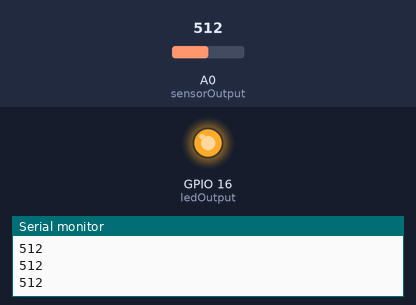
A sketch run on a simulated ESP8266 (NodeMCU). Shown: output pins drawn as LEDs (lit = HIGH), the last lines printed to the serial monitor. Inputs (shaded band) come from the test bench; at power-on: A0 (sensorOutput) = 512.

Above: at 1.4 s.
1.5 s: A0 (sensorOutput) set to 21
3.1 s: A0 (sensorOutput) set to 18
At 4.7 s:
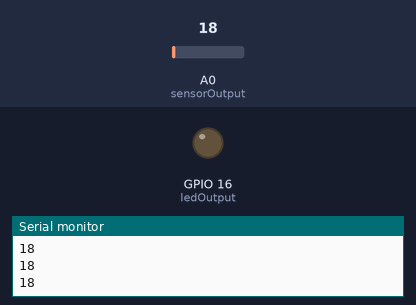
5.2 s: A0 (sensorOutput) set to 122
At 6.0 s:
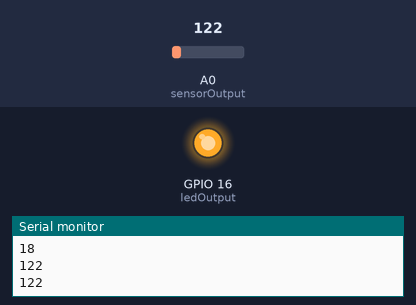
6.8 s: A0 (sensorOutput) set to 10
At 7.4 s:
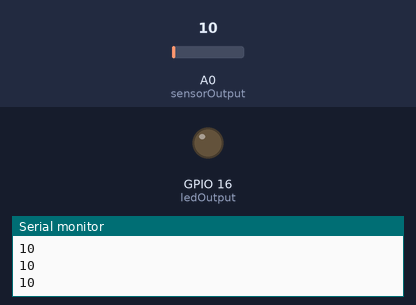
Timing chart, 0 to 9.6 s (numbered marks = the images above; inputs shaded):
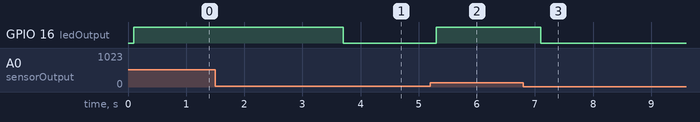

The sketch:

piezoelectric_sensor.ino
```cpp
#include <ESP8266WiFi.h>

// Define the pin connected to the sensor
const int sensorOutput = A0; // Analog pin connected to the sensor
const int ledOutput = 16;    // Pin connected to LED

const int THRESHOLD = 20;

void setup() {
  pinMode(ledOutput, OUTPUT);   // Declare the LED pin as output
  Serial.begin(9600);
}

void loop() {
  int value = analogRead(sensorOutput);  // Read analog voltage from sensor
  Serial.print(value);
  delay(100);
  Serial.print("\n");
  if (value >= THRESHOLD) {
    digitalWrite(ledOutput, HIGH);
    delay(500); // To make the LED visible
  } else {
    digitalWrite(ledOutput, LOW);
  }

}
```

Measured:
- the behaviour switches between 20 and 19 on A0 (sensorOutput) (found by bisection; images 0 and 1)
- after the input at 3.1 s, GPIO 16 (ledOutput): HIGH → LOW after 0.60 s
- after the input at 5.2 s, GPIO 16 (ledOutput): LOW → HIGH after 0.10 s
- after the input at 6.8 s, GPIO 16 (ledOutput): HIGH → LOW after 0.30 s
